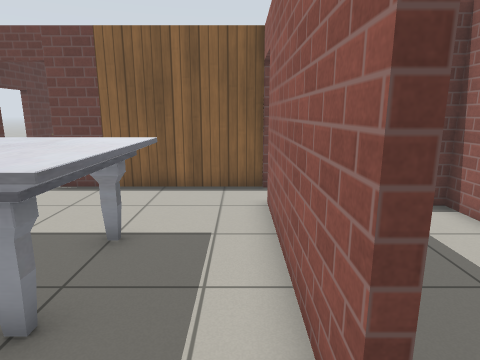
view 1 (above)

19 first-person views from a walk through a robot-simulator world made for Gazebo. The camera is 1.2 m above the floor, tilts 12° down and sees 75° across. The floor is counted in squares, 0.5 m on a side. Each view is taken from the middle of a square. On the plan, view 1 faces up. The plan holds only what a view shows up to about 19 squares ahead; the rest is blank. Simple patterns stand in for the simulator's built-in surfaces.

view 2
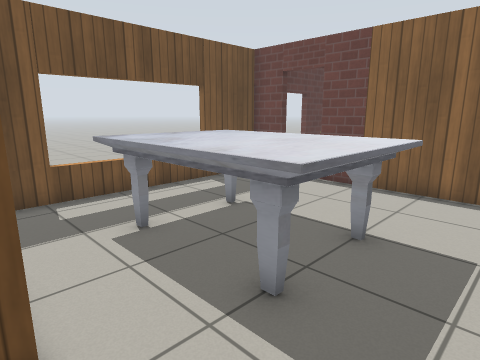

view 3
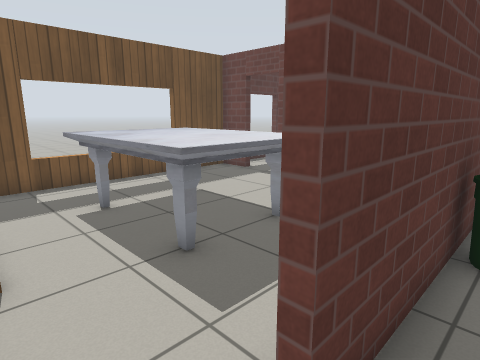

view 4
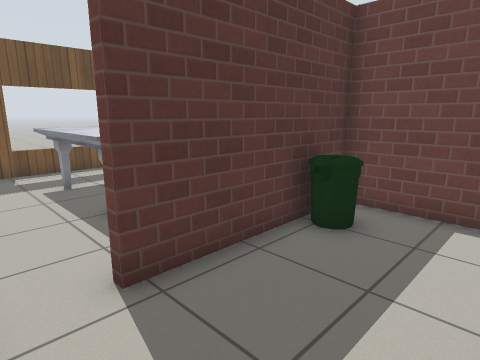

view 5
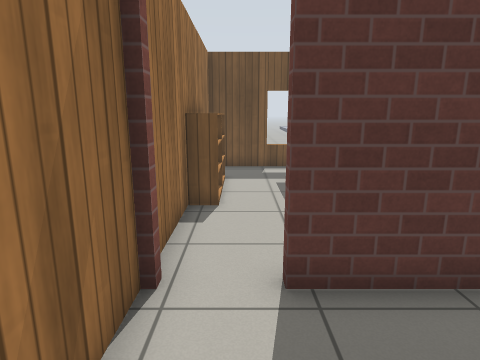

view 6
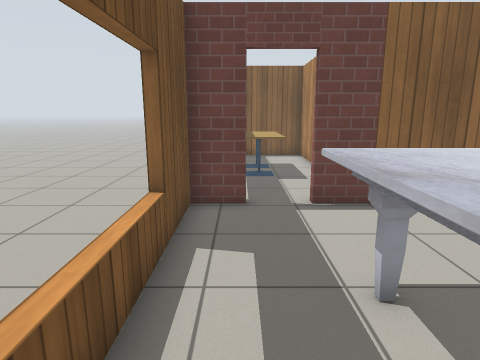

view 7
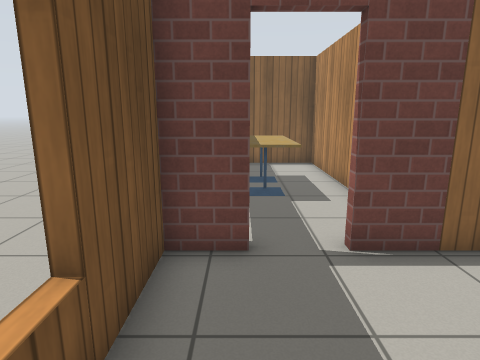

view 8
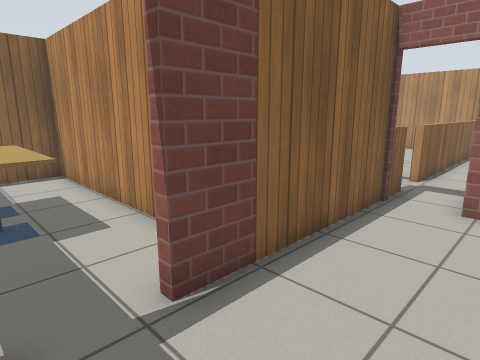

view 9
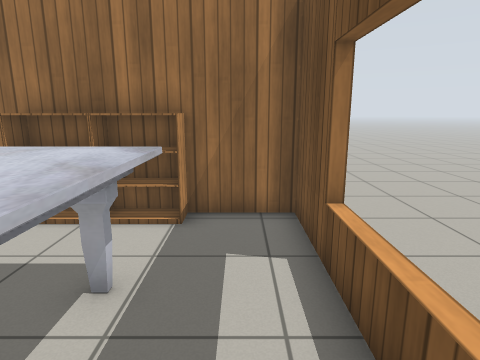

view 10
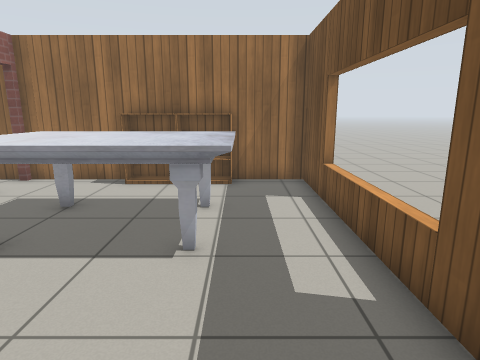

view 11
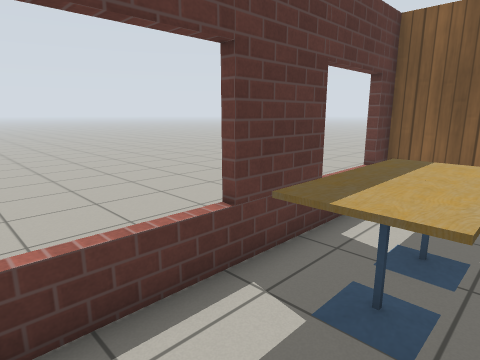

view 12
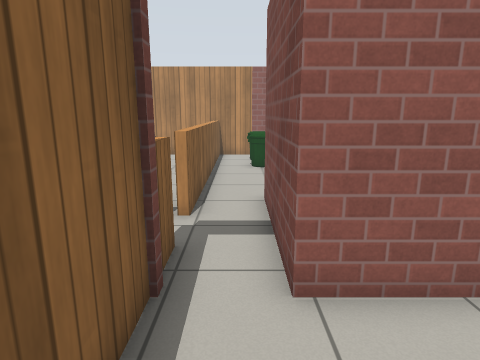

view 13
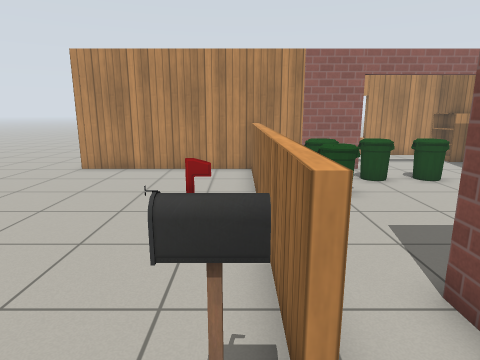

view 14
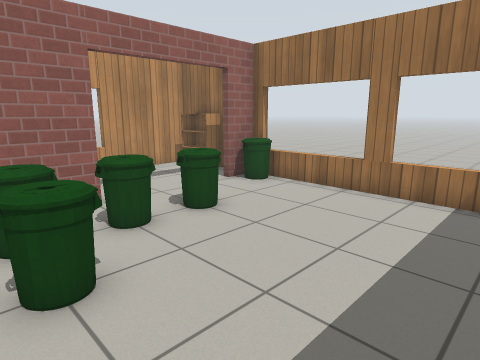

view 15
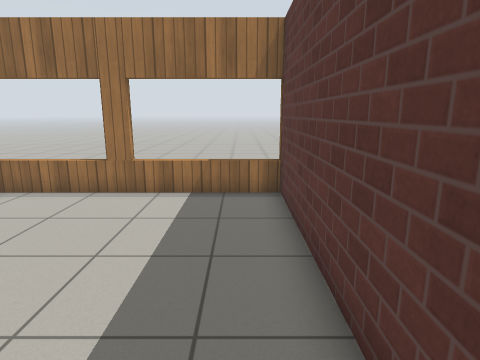

view 16
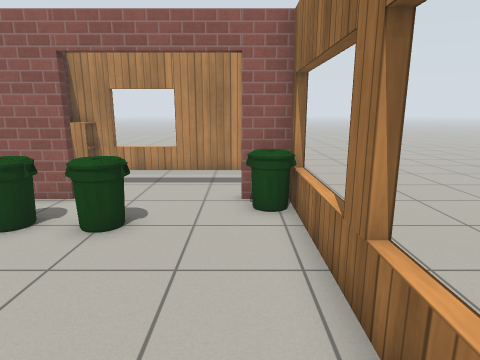

view 17
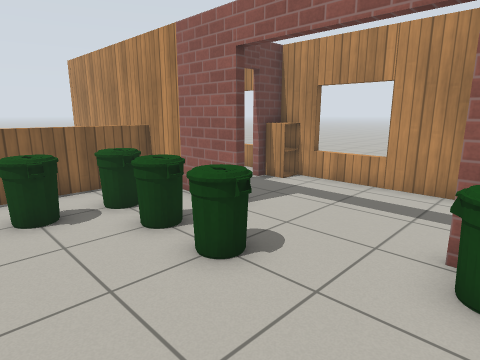

view 18
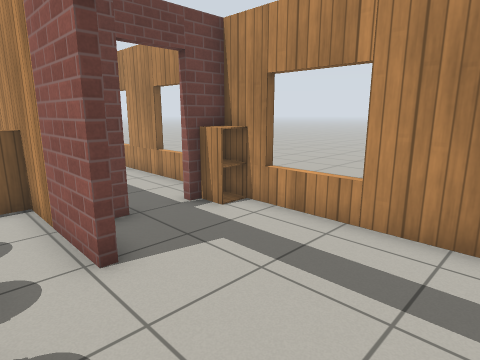

view 19
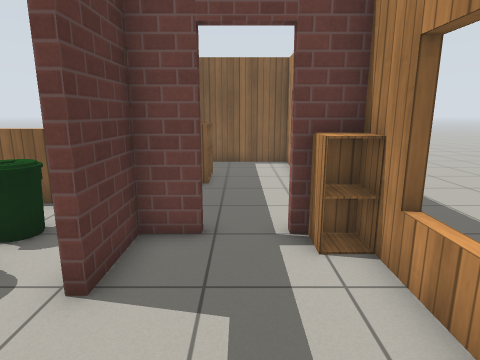

### Floor plan
Key: @ floor where view 1 was taken; # wall or solid block; . floor; D open door; = window, fence, low wall or low ledge; T thing the floor can be seen under or through; M marble table; B bookshelf; I bin; C cafe table; P postbox; A cabinet; O other object.
Columns run from 11 left of view 1 to 21 right of it. Each row starts with its distance up from view 1.
 22                            ......
 21                           .......
 20   ######                .......
 19  .=....#               .......
 18  .=....#             ......#####
 17  .#CC..#            .......#...##
 16   #CC..#           ........#....=
 15   TCC..#         ..........#....=
 14  .TCC..#        ...........OO...#
 13 ..=....#        ...........AA...#
 12 ..=....         ...........#....#
 11 ..#...       . P....  .....#....=
 10 . ##DD######D=.============#....=
  9 . T.........D..............#....
  8 . T.........######....IIII.##DDA
  7 ..=.........#....#.........#...A
  6 ..=.MMMMMM..#I...#......II.#...==
  5 ..=.MMMMMM..#....#.........D....=
  4 ..=.MMMMMM..#....#......II.D....=
  3 ..=.MMMMMM..#....#.........D....#
  2 ..#.........#... #.........D....#
  1 . #.........D.. .#........ID....#
  0   #..BBBB..@D.  .#........I#.BB.#
 -1   ####  #######  #====#===##   #
 -2                      ..... .....

Where each view was taken, in squares from view 1:
view 1: 0 up, 0 right, facing up
view 2: 0 up, 0 right, facing up-left
view 3: 0 up, 2 right, facing up-left
view 4: 0 up, 5 right, facing up-left
view 5: 1 up, 5 right, facing left
view 6: 2 up, 8 left, facing up
view 7: 5 up, 8 left, facing up
view 8: 7 up, 8 left, facing up-right
view 9: 7 up, 8 left, facing down
view 10: 11 up, 7 left, facing down
view 11: 11 up, 6 left, facing up-left
view 12: 9 up, 3 left, facing right
view 13: 11 up, 2 right, facing right
view 14: 9 up, 7 right, facing down-right
view 15: 9 up, 7 right, facing down
view 16: 1 up, 7 right, facing right
view 17: 0 up, 10 right, facing up-right
view 18: 1 up, 14 right, facing up-right
view 19: 2 up, 18 right, facing up
